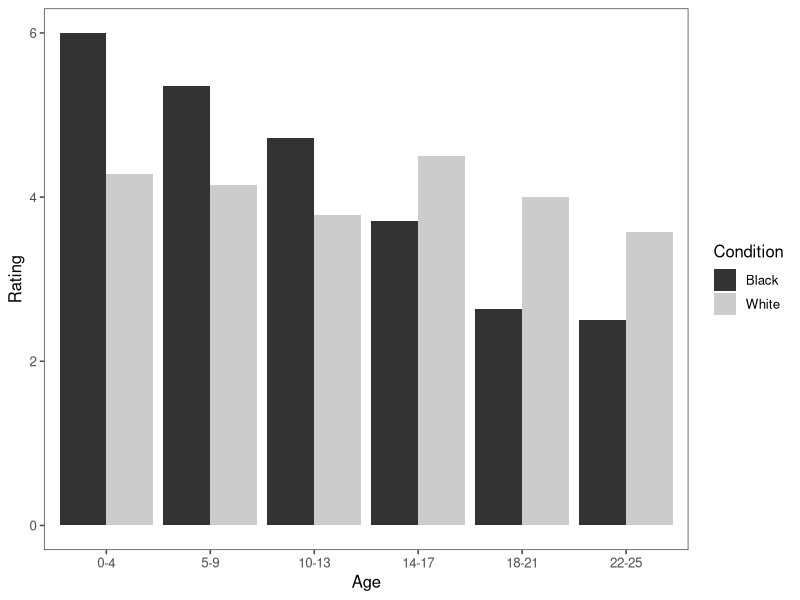
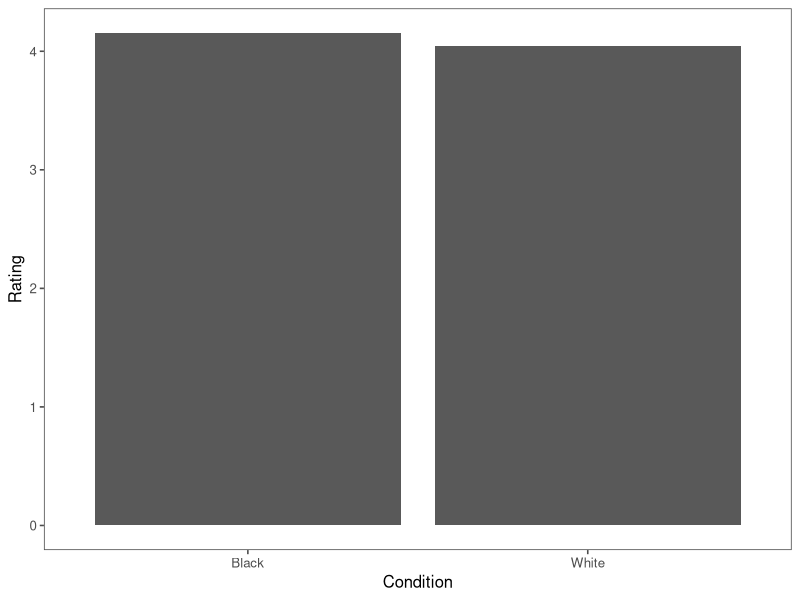

Here is the R script that generated these plots, in order: (Note: this script raises an error after producing the figures.)
## ---- chunk 1
library(tidyverse)
library(ggthemes)
## ---- chunk 2
GoffData = read.csv("../data/Pilot B Data_Edit .csv")
## ---- chunk 3
qns_to_rev_code = c("care for themselves","danger to other", "danger to themselves")

FinalGoff = GoffData %>%
  gather(Question, Response, 3:86) %>%
   filter(Duration > 200) %>% #filters out participants who spent less than 200 seconds on the task 
  mutate(QuestionType = str_extract(Question, "protection|need.care|care.for.themselves|danger.to.others|danger.to.themselves|cute|innocent")) %>% 
  mutate(Condition = str_extract(Question, "Black|White")) %>% 
  mutate(Age = str_extract(Question, "0.4|5.9|10.13|14.17|18.21|22.25")) %>%
   na.omit() %>%
   group_by(SubID) %>%
  mutate(SD = sd(Response)) %>% # create a column called SD which takes the SD of each participant's response
  as.data.frame() %>% #reverts out of group_by 
  filter(SD != 0) %>% # filter out participants with a standard deviation of 0 
  mutate(Age = sub("\\.", "-", Age)) %>% # substitute "." with "-" in the Age category 
  mutate(Age = factor(Age, levels = c("0-4", "5-9", "10-13", "14-17", "18-21", "22-25"))) %>% # change Age levels to the following characters 
  mutate(Response = as.numeric(Response)) %>%
   mutate(Response = ifelse(
     # is the question type in the reverse code list?
     QuestionType %in% qns_to_rev_code,
     # if so, reverse code
     8-Response,
     # otherwise, keep it the same
     Response)) 
 
## ---- chunk 4
# This gives us the means by participant 
SubIDGoffAgeMean = FinalGoff %>%
  # First we want 6*N numbers, 6 per participant
  # If it's the individual, we don't need to group by
  # condition, because this is a between Ss design.
  # But we could, it wouldn't hurt.
  group_by(SubID, Condition, Age) %>%
  # What we want is the mean response.
  summarise(Agemean = (mean(Response)))

# In the end, we want 12 numbers
# For each condition, for each age range, we want one
# number that represents what particpants tend to 
# answer (regardless of question type)

# Plot
#This graph plots the individual age group differences by race condition  
SubIDGoffAgeMean %>%
  ggplot(aes(x = Age, y = Agemean, fill = Condition)) + 
  ylab("Rating") +
  stat_summary(fun.y = mean, geom = "bar", position = "dodge") +
  stat_summary(fun.data = mean_cl_boot, geom = "errorbar",
               # This tells ggplot to separate the errorbars by one unit.
               # We don't need to do this for the bars because the bars have
               # nonzero width.
               position = position_dodge(1), width = 0) +
  theme_few() +
  # scale_fill_brewer(type="qual", palette = 3)
  scale_fill_grey()

#This graph plots the total difference in rating across all age groups by race condition
SubIDGoffAgeMean %>%
  ggplot(aes(x = Condition, y = Agemean)) + 
  ylab("Rating") +
  stat_summary(fun.y = mean, geom = "bar", position = "dodge") +
  stat_summary(fun.data = mean_cl_boot, geom = "errorbar",
               # This tells ggplot to separate the errorbars by one unit.
               # We don't need to do this for the bars because the bars have
               # nonzero width.
               position = position_dodge(1), width = 0) +
  theme_few() +
  # scale_fill_brewer(type="qual", palette = 3)
  scale_fill_grey()

# There are 7 t-test one for each age group.
# Each t test compares exactly two sets of numbers.

# Bonferroni Correction
# there are 7 hypotheses (6 age groups and the aggregate)
# so instead of using a p-value threshold of alpha = 0.05,
# we will instead use a threshold of (alpha / m) = (0.05 / 7)
# We did not power sufficiently for this correction, and so will not be able to draw conclusions regarding significance. 
corrected_alpha = .05/6

#Aggregate t.test
t.test(Agemean ~ Condition, 
       data = SubIDGoffAgeMean)   

#Age specific t.tests
SubIDGoffAgeMean %>%
  group_by(Age) %>% do(tidy(t.test(Agemean ~ Condition, data = .))) %>%
  mutate(significant = p.value < corrected_alpha) %>%
   rename(
     meandiff = estimate,
     blackmean = estimate1,
     whitemean = estimate2,
     )  
